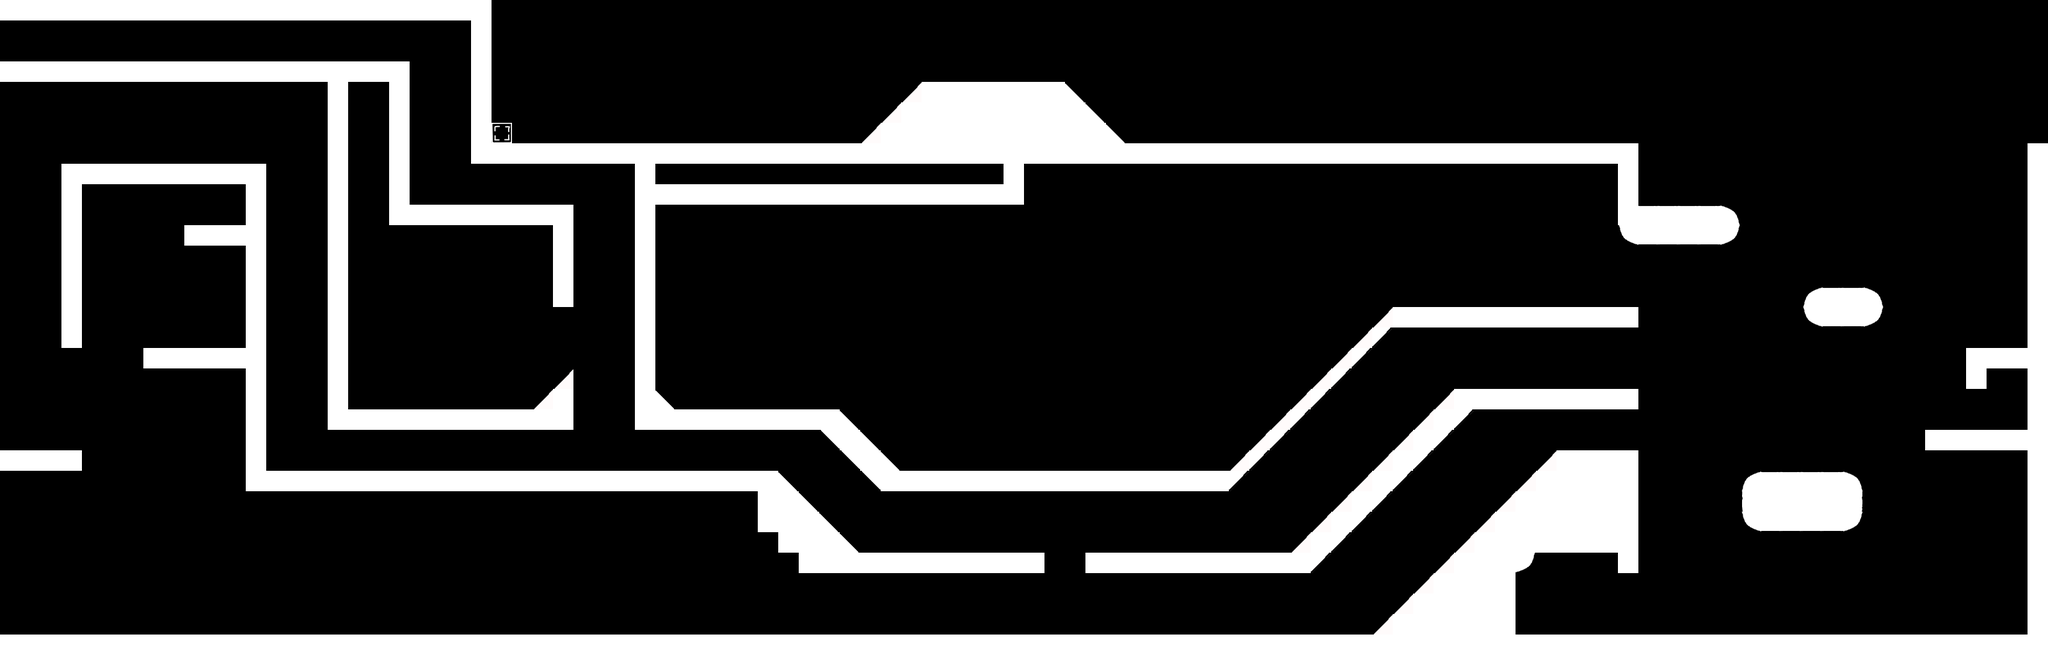

This is a level from a 2D game, rendered from its Tiled map with the project's own tilesets. A one-line summary and the map file follow, with tile-layer data summarised:
An orthogonal 100x32 tile map with 32x32 px tiles, 2 tile layers (SolidTerrain, Slopes), 2 tilesets and 19 objects (13x collidable, 3x Chest, Player, exit).

<map version="1.10" tiledversion="1.10.2" orientation="orthogonal" renderorder="right-down" width="100" height="32" tilewidth="32" tileheight="32" infinite="0" nextlayerid="4" nextobjectid="34">
 <tileset firstgid="1" source="blocks.tsx" />
 <tileset firstgid="9" source="testsquares.tsx" />
 <layer id="1" name="SolidTerrain" width="100" height="32">
  <properties>
   <property name="tileset" value="blocks" />
  </properties>
  <data>[3200 cells, 525 non-empty, 2 distinct tile ids]</data>
 </layer>
 <layer id="2" name="Slopes" width="100" height="32">
  <properties>
   <property name="nocollide" type="bool" value="true" />
   <property name="tileset" value="testsquares" />
  </properties>
  <data>[3200 cells, 130 non-empty, 13 distinct tile ids]</data>
 </layer>
 <objectgroup id="3" name="objects">
  <object id="3" name="Player" type="Player" x="1.33333" y="32" width="32" height="62.6667" />
  <object id="4" name="Chest" type="Chest" x="222.667" y="508" width="64" height="32" />
  <object id="5" x="262.667" y="490.667" />
  <object id="7" name="Chest" type="Chest" x="2368" y="956" width="64" height="32" />
  <object id="8" name="Chest" type="Chest" x="1057.33" y="606.667" width="64" height="32" />
  <object id="10" name="collidable" type="collidable" x="2562.67" y="320">
   <polygon points="-1.33333,0 140,0 154.667,26.6667 144,64 -5.33333,62.6667 -32,45.3333 -33.3333,30.6667 -1.33333,32" />
  </object>
  <object id="13" name="collidable" type="collidable" x="2814.67" y="476">
   <polygon points="0,0 22.6667,-29.3333 108,-29.3333 128,-1.33333 113.333,33.3333 17.3333,33.3333" />
  </object>
  <object id="16" name="collidable" type="collidable" x="1344" y="865.333">
   <properties>
    <property name="angle" type="int" value="-45" />
   </properties>
   <polygon points="4.66667,4 -128.606,-129.697 -127.697,-96.8488 -30.6667,3.33333" />
  </object>
  <object id="17" name="collidable" type="collidable" x="1434.67" y="766.667">
   <properties>
    <property name="angle" type="int" value="-45" />
   </properties>
   <polygon points="-26.6667,-30.3333 -123,-126.333 -154.666,-94.6667 -58,1.33334" />
  </object>
  <object id="18" name="collidable" type="collidable" x="1786.67" y="253.333">
   <properties>
    <property name="angle" type="int" value="-45" />
   </properties>
   <polygon points="-22.6667,-28 -125.333,-128 -126.667,-94.6667 -57.3333,-30.6667" />
  </object>
  <object id="19" name="collidable" type="collidable" x="1146.67" y="733.333">
   <properties>
    <property name="angle" type="int" value="-45" />
   </properties>
   <polygon points="-88.6667,-89.9999 -123.999,-126 -122.667,-92.6667" />
  </object>
  <object id="21" name="collidable" type="collidable" x="2016" y="860">
   <properties>
    <property name="angle" type="int" value="45" />
   </properties>
   <polygon points="-4,8.66667 32,32 281.333,-217.333 256.167,-253.167" />
  </object>
  <object id="22" name="collidable" type="collidable" x="1917.33" y="734.667">
   <properties>
    <property name="angle" type="int" value="45" />
   </properties>
   <polygon points="0,0 4,30.6667 262.666,-230.666 261,-257.5" />
  </object>
  <object id="23" name="collidable" type="collidable" x="2150.67" y="982.667">
   <properties>
    <property name="angle" type="int" value="45" />
   </properties>
   <polygon points="0,0 13.3333,25.3334 281.333,-242.666 286.667,-285.333" />
  </object>
  <object id="25" name="collidable" type="collidable" x="1437.33" y="126.667">
   <properties>
    <property name="angle" type="int" value="45" />
   </properties>
   <polygon points="6.66667,-6.66667 -102.667,104 -56,104 8,30.6667" />
  </object>
  <object id="26" name="collidable" type="collidable" x="2400" y="865.333">
   <polygon points="0,-4 -9.33333,20 -33.3333,28 -33.3333,-4" />
  </object>
  <object id="27" name="exit" type="exit" x="769.333" y="188" width="26.6667" height="36" />
  <object id="31" name="collidable" type="collidable" x="2910" y="767.5">
   <polygon points="0,0 0.5,30.5 -0.5,46 -27.5,63.5 -163,62 -184,52.5 -189.5,33 -189.5,-2 -182.5,-24 -166.5,-31 -29.5,-32 -6.5,-22" />
  </object>
  <object id="33" name="collidable" type="collidable" x="830" y="641.333">
   <polygon points="0,0 64.6667,-68 65.3333,-2" />
  </object>
 </objectgroup>
</map>